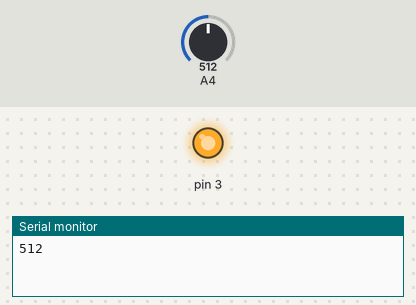
A sketch run on a simulated Arduino Uno, built with avr-gcc and run on an emulated ATmega328P. On the bench: output pins drawn as LEDs (lit = HIGH), the last lines printed to the serial monitor. The test bench sets the inputs (shaded band); at power-on: A4 = 512.

Above: at 0.1 s.
At 10.1 s:
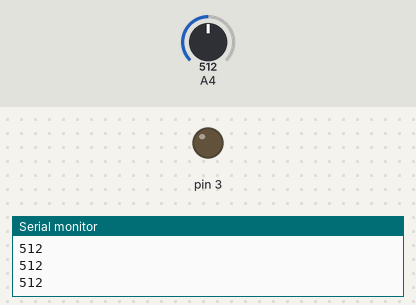
Timing chart, 0 to 11.6 s (numbered marks = the images above):
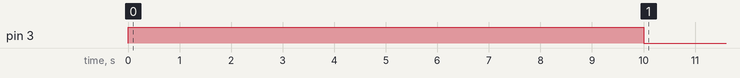

The sketch:

therm-buzzer.ino
```cpp
int val;
int i;

void setup()
{
  pinMode(3, OUTPUT);
  Serial.begin(115200);

  for(i = 1; i <= 20; i++)
  {
    val = analogRead(A4); //read value from thermistor
    Serial.println(val); //display

    if(val > 110)
    {
      digitalWrite(3, HIGH); // Turn ON buzzer
    }
    else
    {
      digitalWrite(3, LOW); // Turn OFF buzzer
    }
    delay(500);
  }
  digitalWrite(3, LOW); // Turn OFF buzzer
}

void loop()
{
}
```
